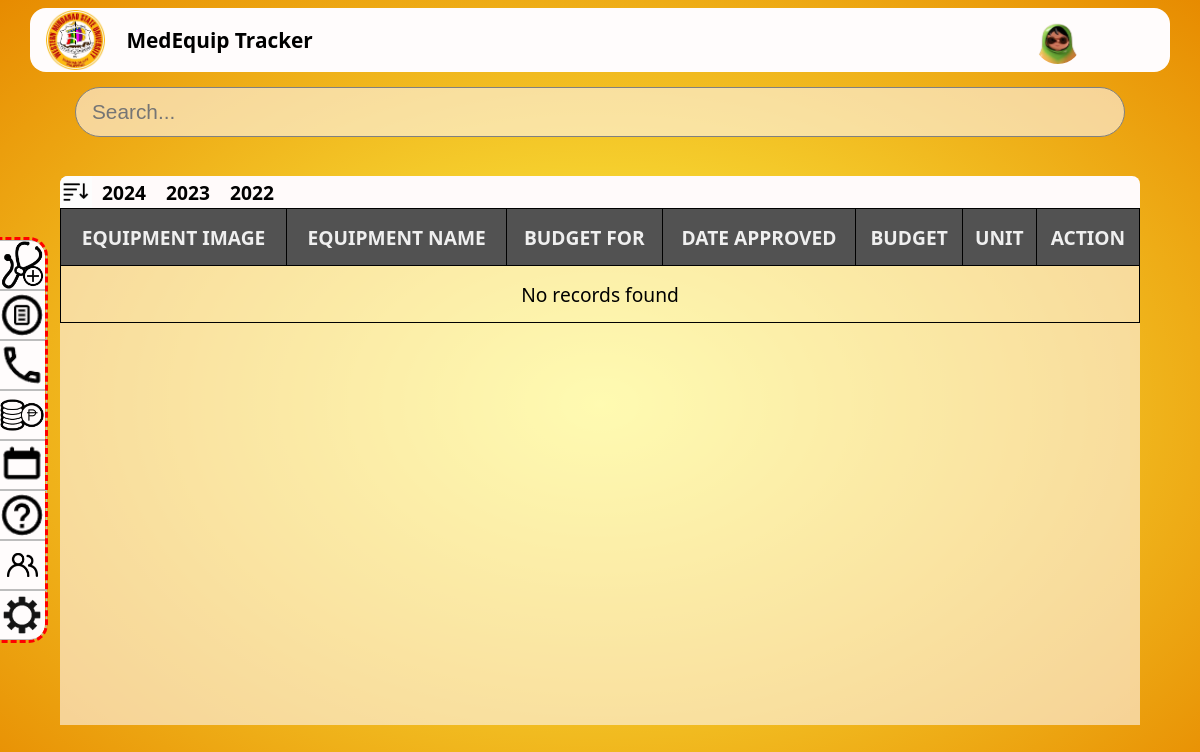
The app's page /user panel/budget.php?id=21 (signed in), older data.
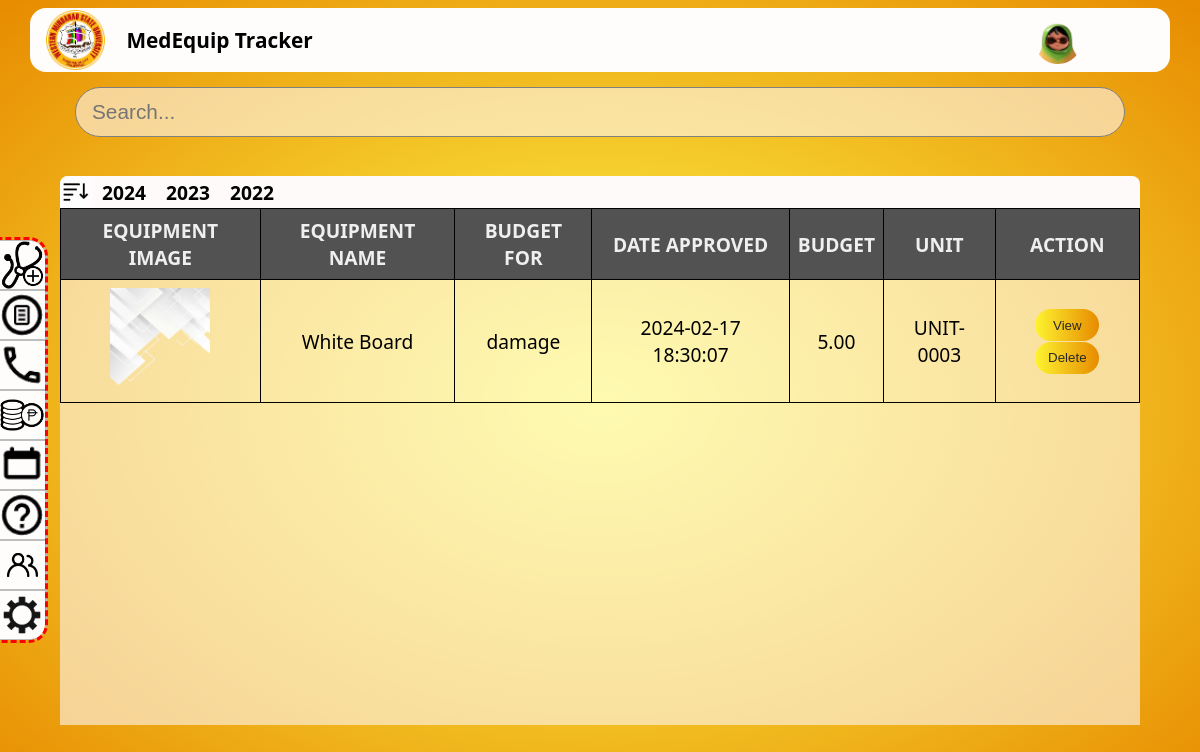
The same page, newer data.
### tables this page shows
CREATE TABLE `approved_requests` (
  `approved_ID` int(11) NOT NULL,
  `request_ID` int(11) DEFAULT NULL,
  `equip_img` varchar(255) DEFAULT NULL,
  `equipment_name` varchar(255) DEFAULT NULL,
  `budget` decimal(10,2) DEFAULT NULL,
  `details_of_equipment` text DEFAULT NULL,
  `date_approved` timestamp NOT NULL DEFAULT current_timestamp()
);

CREATE TABLE `appointment` (
  `request_ID` int(11) NOT NULL,
  `equipment_ID` int(11) DEFAULT NULL,
  `article` varchar(255) DEFAULT NULL,
  `date_request` date DEFAULT NULL,
  `description` text DEFAULT NULL,
  `fullname` varchar(255) DEFAULT NULL,
  `email` varchar(255) DEFAULT NULL,
  `contact_number` varchar(20) DEFAULT NULL,
  `status` varchar(255) NOT NULL DEFAULT 'pending',
  `damage_img` varchar(255) DEFAULT NULL,
  `equip_img` varchar(255) DEFAULT NULL,
  `unit_ID` varchar(255) DEFAULT NULL
);

### functions/header.php (called while the page is built, shortened)
<?php
$id = isset($_GET['id']) ? $_GET['id'] : null;
function getUserInfo($conn, $id) {
    $sql = "SELECT * FROM users WHERE id = '$id'";
    $result = $conn->query($sql);
    if ($result && $result->num_rows > 0) {
        return $result->fetch_assoc();
    } else {
        return null;
    }
}
$userInfo = getUserInfo($conn, $id);
?>

### authentication/auth.php (called while the page is built, shortened)
<?php
$userID = $_SESSION['user_id'];
?>

### user panel/budget.php (the view, shortened to what this page needs)
<?php
include_once '../dbConfig/dbconnect.php';
include_once '../functions/header.php';
?>
<!DOCTYPE html>
<html lang="en">
<head>
    <link rel="stylesheet" href="../assets/css/index.css">
    <link rel="stylesheet" href="../assets/css/budget.css">
</head>
<body id="body">
    <div class="container1">
        <div class="headerContainer">
            <div class="subHeaderContainer">
                <div class="imageContainer">
                    <div class="subImageContainer">
                        <img class="image" src="../assets/img/medLogo.png" alt="">
                    </div>
                    <div class="nameContainer">
                        <p class="companyName">MedEquip Tracker</p>
                    </div>
                </div>
                <div class="profileContainer">
                    <div class="subProfileContainer">
                        <?php
                            if (!empty($userInfo['profile_img'])) {
                                echo '<img class="headerImg" src="../uploads/' . $userInfo['profile_img'] . '" alt="Profile Image">';
                            } else {
                                echo '<img class="headerImg" src="../assets/img/person-circle.png" alt="Mountain Placeholder">';
                            }
                        ?>
                        </div>
                        <div class="subProfileContainer">
                        </div>
                    </div>
                </div>
            <?php include('sidebar.php'); ?>
        </div>
        <div class="container">
           <div class="searchBarContainer">
                <input class="searchBar" placeholder="Search..." type="text">
           </div>
           <div class="filterContainer">
                <div class="subFilterContainer">
                    <div class="sortContainer">
                        <img class="sort" src="../assets/img/th (2).jpg" alt="">
                    </div>
                    <div class="filter" onclick="changeColor(this)">
                        <p class="year">2024</p>
                    </div>
                    <div class="filter" onclick="changeColor(this)">
                        <p class="year">2023</p>
                    </div>
                    <div class="filter" onclick="changeColor(this)">
                        <p class="year">2022</p>
                    </div>
                </div>
           </div>
           <div class="tableContainer">
                <table>
                    <thead>
                        <tr>
                            <th>EQUIPMENT IMAGE</th>
                            <th>EQUIPMENT NAME</th>
                            <th>BUDGET FOR</th>
                            <th>DATE APPROVED</th>
                            <th>BUDGET</th>
                            <th>UNIT</th>
                            <th>ACTION</th>
                        </tr>
                    </thead>
                    <tbody>
                        <?php
                        $query = "SELECT * FROM approved_requests";
                        $result = $conn->query($query);
                        if ($result->num_rows > 0) {
                            while ($row = $result->fetch_assoc()) {
                                echo "<tr>";
                                echo "<td><img src='../uploads/{$row['equip_img']}' alt='Equipment Image' width='100' height='100'></td>";
                                echo "<td>{$row['equipment_name']}</td>";
                                echo "<td>{$row['details_of_equipment']}</td>";
                                echo "<td>{$row['date_approved']}</td>";
                                echo "<td>{$row['budget']}</td>";
                                $requestID = $row['request_ID'];
                                $unitResult = $conn->query("SELECT unit_ID FROM appointment WHERE request_ID = $requestID");
                                $unitRow = $unitResult->fetch_assoc();
                                echo "<td>{$unitRow['unit_ID']}</td>";
                                echo "<td class='actionContainer'>";
                                echo "<a href='../user panel/viewBudget.php?request_ID={$requestID}&id={$userID}'><button class='action'>View</button></a>";
                                echo "<button class='action'>Delete</button>";
                                echo "</td>";
                                echo "</tr>";
                            }
                        } else {
                            echo "<tr><td colspan='7'>No records found</td></tr>";
                        }
                        ?>
                    </tbody>
                </table>
           </div>
        </div>
</body>
</html>

Row changes from the older to the newer data that the page shows:
added approved_requests: equip_img (picture), equipment_name "White Board", details_of_equipment "damage", date_approved "2024-02-17 18:30:07", budget "5.00", request_ID.unit_ID "UNIT-0003"
Text that changed along with them:
text no longer shown: "No records found"
